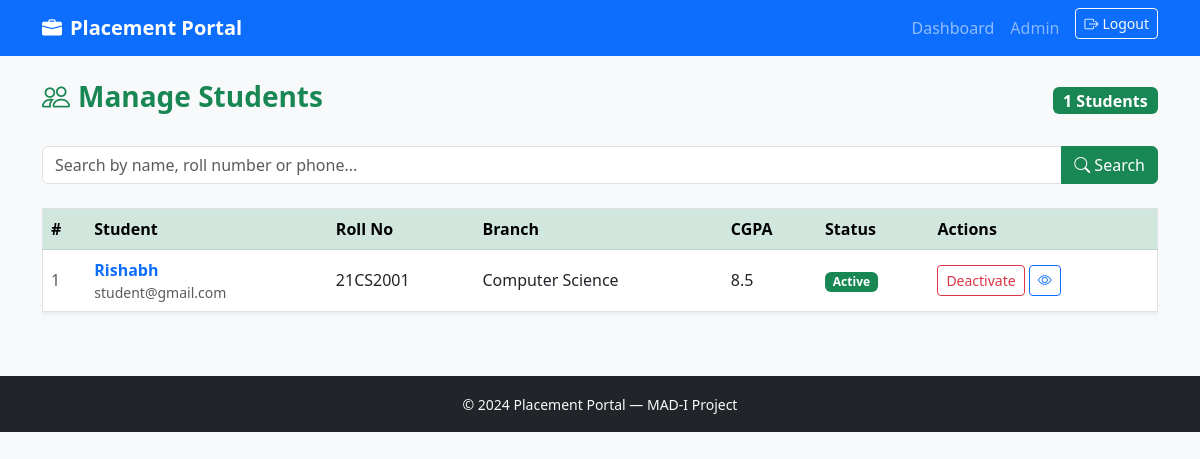
The page /admin/students (signed in) on the database its author committed.
### models.py (models this page shows, shortened)
class User(UserMixin, db.Model):
    id= db.Column(db.Integer, primary_key=True)
    username= db.Column(db.String(80), unique=True, nullable=False)
    email= db.Column(db.String(120), unique=True, nullable=False)
    password_hash = db.Column(db.String(256))
    role = db.Column(db.String(20))
    active = db.Column(db.Boolean, default=True)
    student_profile = db.relationship('Student', backref='user', uselist=False)
    company_profile = db.relationship('Company', backref='user', uselist=False)
    @property
    def is_active(self):
        return self.active

class Student(db.Model):
    id = db.Column(db.Integer, primary_key=True)
    user_id = db.Column(db.Integer, db.ForeignKey('user.id'), nullable=False)
    name = db.Column(db.String(100))
    roll_no = db.Column(db.String(50), unique=True)
    branch = db.Column(db.String(100))
    cgpa = db.Column(db.Float)
    skills = db.Column(db.Text)
    phone = db.Column(db.String(20))
    linkedin = db.Column(db.String(250))
    about = db.Column(db.Text)
    resume_path = db.Column(db.String(250))
    applications  = db.relationship('Application', backref='student', lazy='dynamic')
    notifications = db.relationship('Notification', backref='student', lazy='dynamic')

### routes/admin.py (the view, shortened to what this page needs)
@admin_bp.route('/students')
@login_required
@admin_required
def students():
    search = request.args.get('search', '').strip()
    query = Student.query
    students= query.order_by(Student.name).all()
    return render_template('admin/students.html',
                           students=students,
                           search=search)

### models.py (called while the page is built)
@login_manager.user_loader
def load_user(user_id):
    return User.query.get(int(user_id))

### routes/admin.py (called while the page is built)
def admin_required(f):
    @wraps(f)
    def wrapped(*args, **kwargs):
        if not current_user.is_authenticated:
            flash('Please login first.', 'danger')
            return redirect(url_for('auth.login'))
        if current_user.role != 'admin':
            flash('Admin access required.', 'danger')
            return redirect(url_for('auth.login'))
        return f(*args, **kwargs)
    return wrapped

### templates/admin/students.html (shortened to what this page needs)
{% extends 'base.html' %}
{% block content %}
<div class="d-flex justify-content-between align-items-center mb-4">
  <h3 class="fw-bold text-success">
    <i class="bi bi-people me-2"></i>Manage Students
  </h3>
  <span class="badge bg-success fs-6">{{ students|length }} Students</span>
</div>
<form method="GET" class="mb-4">
  <div class="input-group">
    <input type="text" name="search" class="form-control"
           placeholder="Search by name, roll number or phone..."
           value="{{ search }}"/>
    <button class="btn btn-success" type="submit">
      <i class="bi bi-search"></i> Search
    </button>
  </div>
</form>
{% if students %}
<div class="table-responsive">
  <table class="table table-hover align-middle border shadow-sm">
    <thead class="table-success">
      <tr>
        <th>#</th>
        <th>Student</th>
        <th>Roll No</th>
        <th>Branch</th>
        <th>CGPA</th>
        <th>Status</th>
        <th>Actions</th>
      </tr>
    </thead>
    <tbody>
      {% for s in students %}
      <tr>
        <td class="text-muted">{{ loop.index }}</td>
        <td>
          <a href="{{ url_for('admin.student_detail', student_id=s.id) }}"
             class="fw-semibold text-decoration-none">{{ s.name }}</a>
          <div class="small text-muted">{{ s.user.email }}</div>
        </td>
        <td>{{ s.roll_no or '—' }}</td>
        <td>{{ s.branch or '—' }}</td>
        <td>{{ s.cgpa or '—' }}</td>
        <td>
          {% if s.user.active %}
          <span class="badge bg-success">Active</span>
          {% else %}
          <span class="badge bg-danger">Deactivated</span>
          {% endif %}
        </td>
        <td>
          <div class="d-flex gap-1">
            <form method="POST"
                  action="{{ url_for('admin.blacklist_student', student_id=s.id) }}"
                  onsubmit="return confirm('Are you sure?')">
              <button class="btn btn-sm {% if s.user.active %}btn-outline-danger{% else %}btn-outline-success{% endif %}">
                {% if s.user.active %}Deactivate{% else %}Activate{% endif %}
              </button>
            </form>
            <a href="{{ url_for('admin.student_detail', student_id=s.id) }}"
               class="btn btn-outline-primary btn-sm">
              <i class="bi bi-eye"></i>
            </a>
          </div>
        </td>
      </tr>
      {% endfor %}
    </tbody>
  </table>
</div>
{% else %}
<div class="text-center py-5 text-muted">
  <i class="bi bi-people display-4"></i>
  <p class="mt-2">No students found{% if search %} for "{{ search }}"{% endif %}.</p>
</div>
{% endif %}
{% endblock %}

### templates/base.html (shortened to what this page needs)
<!DOCTYPE html>
<html lang="en">
<head>
  <link href="https://cdn.jsdelivr.net/npm/bootstrap@5.3.0/dist/css/bootstrap.min.css" rel="stylesheet"/>
  <link href="https://cdn.jsdelivr.net/npm/bootstrap-icons@1.11.0/font/bootstrap-icons.css" rel="stylesheet"/>
</head>
<body class="bg-light">
<nav class="navbar navbar-expand-lg navbar-dark bg-primary">
  <div class="container">
    <a class="navbar-brand fw-bold" href="{{ url_for('auth.index') }}">
      <i class="bi bi-briefcase-fill me-2"></i>Placement Portal
    </a>
    <div class="collapse navbar-collapse" id="navbarNav">
      <ul class="navbar-nav ms-auto">
        {% if current_user.is_authenticated %}
          {% if current_user.role == 'admin' %}
            <li class="nav-item">
              <a class="nav-link" href="{{ url_for('admin.dashboard') }}">Dashboard</a>
            </li>
          {% elif current_user.role == 'company' %}
            <li class="nav-item">
              <a class="nav-link" href="{{ url_for('company.dashboard') }}">Dashboard</a>
            </li>
          {% endif %}
          <li class="nav-item">
            <span class="nav-link text-white-50">
              {{ current_user.role | capitalize }}
            </span>
          </li>
          <li class="nav-item">
            <a class="btn btn-outline-light btn-sm ms-2"
               href="{{ url_for('auth.logout') }}">
              <i class="bi bi-box-arrow-right me-1"></i>Logout
            </a>
          </li>
        {% endif %}
      </ul>
    </div>
  </div>
</nav>
<main class="container my-4">
  {% block content %}{% endblock %}
</main>
<footer class="bg-dark text-light text-center py-3 mt-5">
  <small>&copy; 2024 Placement Portal — MAD-I Project</small>
</footer>
</body>
</html>

### rows shown on the page
User: role "Admin"
Student: name "Rishabh", user.email "student@gmail.com", roll_no "21CS2001", branch "Computer Science", cgpa "8.5"

### other values the page prints
{{ students|length }} "1"
